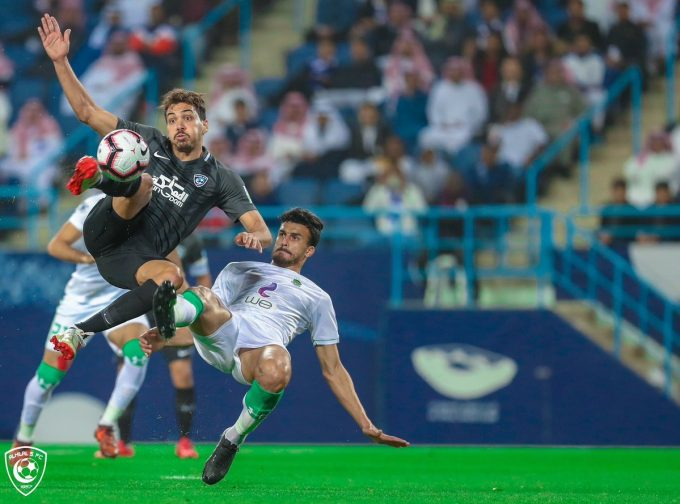
#> input picture ce3.jpg, 680 x 504 px
$ python GrayHistogram.py --image ce3.jpg
#> lines starting #> are read from the running program, lines starting #| are printed output that depends on the picture
import numpy as np
import cv2 as cv
import argparse
import matplotlib.pyplot as pt

ap = argparse.ArgumentParser()
ap.add_argument("-i", "--image", required=True, help="Path to img")
args = vars(ap.parse_args())

img = cv.imread(args["image"])
#> img is the input picture: shape (504, 680, 3); mean B, G, R 100.4, 101.9, 69.7
cv.imshow("org", img)

img=cv.cvtColor(img,cv.COLOR_BGR2GRAY)
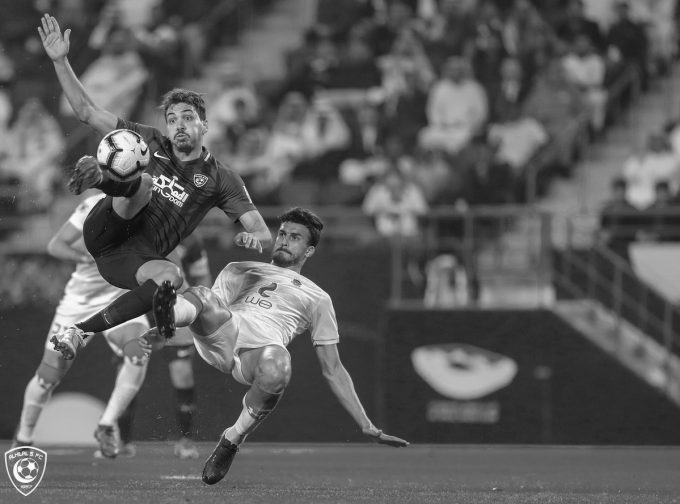
#> img: shape (504, 680); min 5, max 255, mean 92.1
cv.imshow("gray", img)
hist=cv.calcHist([img],[0],None,[256],[0,256])
#> hist = 256 values, max 6749 at index 52, min 0 at index 0, mean 1338.8
pt.figure()
pt.title("grayScale")
pt.xlabel("Bins")
pt.ylabel("pixels")
pt.plot(hist)
pt.show()
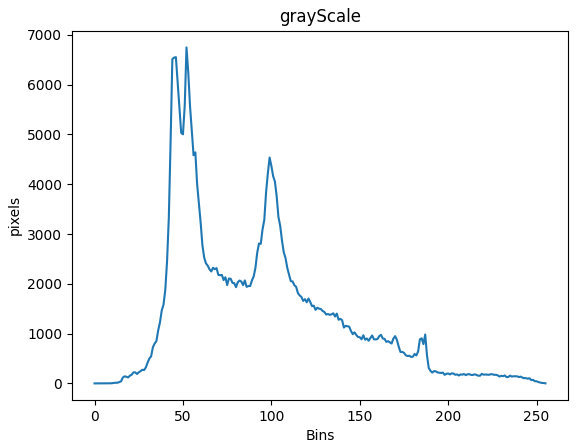
#> figure drawn by matplotlib, 1 panel; curve peaks at x = 52, y = 6749

cv.waitKey(0)
